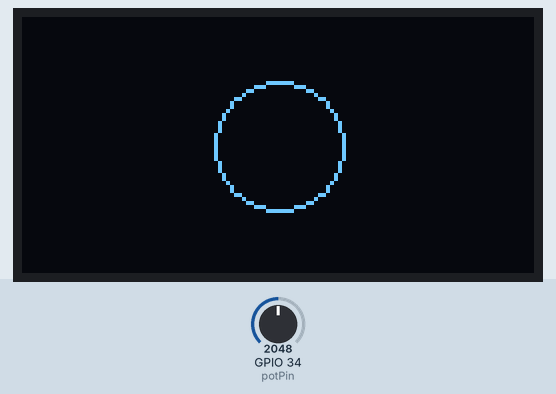
This sketch was run on a simulated ESP32. Shown: 128×64 one-colour display. The test bench sets the inputs (shaded band); at power-on: GPIO 34 (potPin) = 2048.

Above: at 1.2 s.
1.3 s: GPIO 34 (potPin) set to 2866
At 1.6 s:
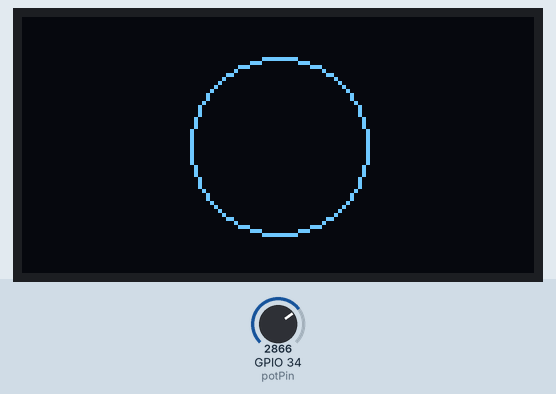
2.8 s: GPIO 34 (potPin) set to 3603
At 4.0 s:
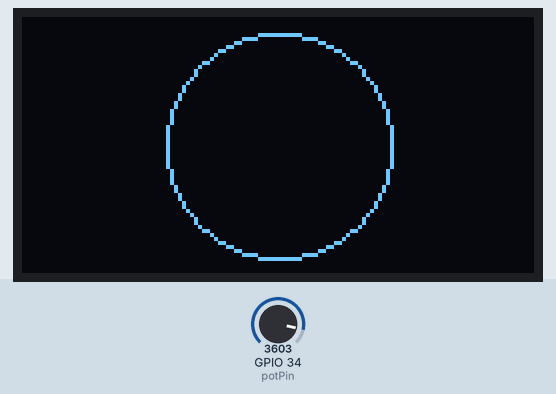
4.3 s: GPIO 34 (potPin) set to 4095
At 5.2 s:
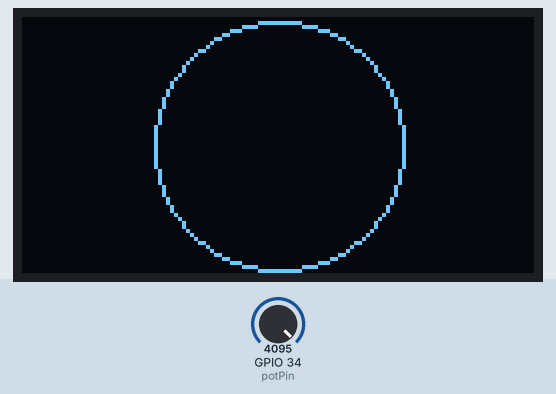
Timing chart, 0 to 7.3 s (numbered marks = the images above; inputs shaded):
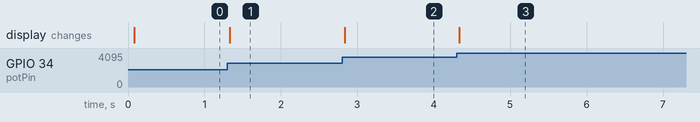

Measured:
- after the input at 1.3 s, the display: changes at once (image 1)
- after the input at 2.8 s, the display: changes at once (image 2)
- after the input at 4.3 s, the display: changes at once (image 3)

The sketch:

sketch.ino
```cpp
#include <Wire.h>
#include <Adafruit_GFX.h>
#include <Adafruit_SSD1306.h>

int potPin = 34;
int radius = 0;

#define SCREEN_WIDTH 128
#define SCREEN_HEIGHT 64
Adafruit_SSD1306 display(SCREEN_WIDTH, SCREEN_HEIGHT, &Wire, -1);

// position (center)
int x = SCREEN_WIDTH / 2;
int y = SCREEN_HEIGHT / 2;

void setup() {
  Wire.begin(21, 22); // SDA, SCL

  if(!display.begin(SSD1306_SWITCHCAPVCC, 0x3C)) {
    while (true); // Stop if OLED not found
  }

  display.clearDisplay();
  display.display(); // Send to OLED
}

void loop() {
  radius = analogRead(potPin)/128;  //map 0-4095 to 0-32 since that is max radius

  display.clearDisplay();
  display.drawCircle(x,y, radius, SSD1306_WHITE);
  display.display(); // Send to OLED

  delay(10);

}
```
